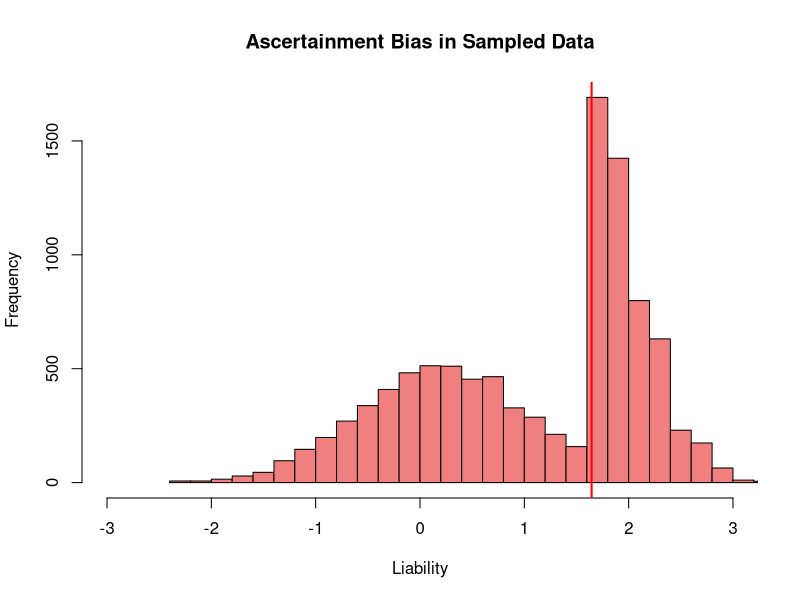
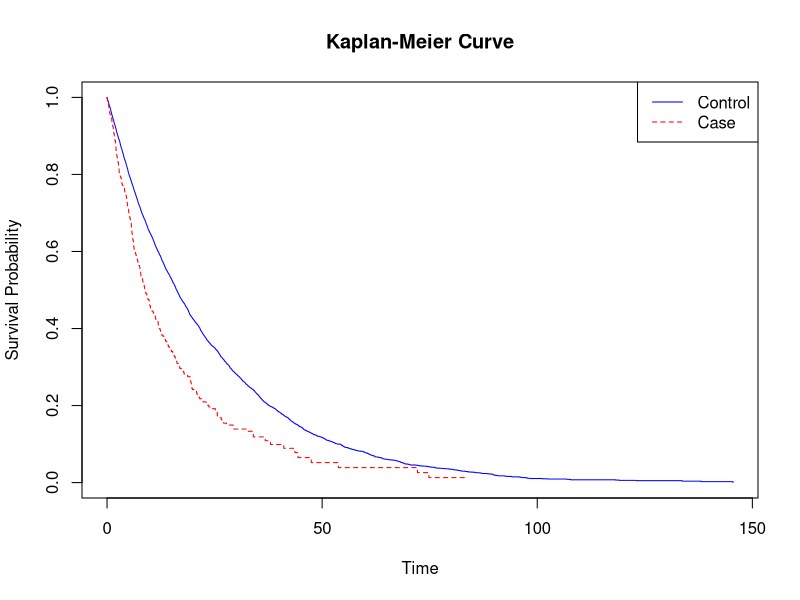

R code for these plots, in order:
## ---- chunk 1
knitr::opts_chunk$set(echo = TRUE, warning = FALSE, message = FALSE)
setwd("../liability_threshold_models/")
## ---- chunk 2
library(survival)
## ---- chunk 3

# Parameters
n_individuals <- 10000    # Number of individuals
n_snps <- 1000            # Number of SNPs that contribute to an individuals liability
maf <- 0.3                # Minor allele frequency
heritability <- 0.5       # Heritability of liability
threshold <- qnorm(0.95)  # Threshold 

# Simulate genotypes
set.seed(123)
genotypes <- matrix(rbinom(n_individuals * n_snps, 2, maf), nrow = n_individuals, ncol = n_snps)

# Simulate SNP effects
beta <- rnorm(n_snps, mean = 0, sd = sqrt(heritability / n_snps))

# Calculate liability
genetic_liability <- genotypes %*% beta

# Classify individuals as cases or controls based on threshold
phenotype <- ifelse(genetic_liability > threshold, 1, 0)

## ---- chunk 4
# Add environmental noise to the genetic liability
total_liability <- genetic_liability + rnorm(n_individuals, mean = 0, sd = sqrt(1 - heritability))

# Classify based on threshold
phenotype_env <- ifelse(total_liability > threshold, 1, 0)

## ---- chunk 5

var_genetic <- var(genetic_liability)
var_total <- var(total_liability)

heritability_est <- var_genetic / var_total
heritability_est


## ---- chunk 6
# Sample individuals with bias (e.g., oversample cases)
set.seed(123)
ascertained_cases <- sample(which(phenotype_env == 1), 5000, replace = TRUE)
ascertained_controls <- sample(which(phenotype_env == 0), 5000, replace = TRUE)
ascertained_sample <- c(ascertained_cases, ascertained_controls)

# Visualize the ascertained data
liability_ascertained <- total_liability[ascertained_sample]
phenotype_ascertained <- phenotype_env[ascertained_sample]

hist(liability_ascertained, main = "Ascertainment Bias in Sampled Data", xlab = "Liability", xlim = c(-3, 3), breaks = 30, col = "lightcoral")
abline(v = threshold, col = "red", lwd = 2)


## ---- chunk 7

set.seed(17)

# Identifying indices for cases and controls
case_indices <- which(phenotype_env == 1)
control_indices <- which(phenotype_env == 0)

# Simulate time-to-event using exponential distribution
# Time-to-event for cases
time_to_event_case <- rexp(length(case_indices), rate = 0.02)

# Time-to-event for controls
time_to_event_control <- rexp(length(control_indices), rate = 0.005) # We have modeled the events for cases to occur at a slightly higher rate, but this is arbitrary

# Create a time_to_event vector in the same order as the phenotype vector
time_to_event <- numeric(length(phenotype_env))  # Initialize an empty vector
time_to_event[case_indices] <- time_to_event_case  # Assign event times to cases
time_to_event[control_indices] <- time_to_event_control  # Assign follow-up times to controls

# Create event status: 1 for cases (event happened), 0 for controls (censored)
event_status <- phenotype_env

# Add the first SNP as a covariate for the CoxPH model (for demonstration)
snp1 <- genotypes[, 1]

# Fitting the model
cox_model <- coxph(Surv(time_to_event, event_status) ~ snp1)

# Summarize the CoxPH model
summary(cox_model)

## ---- chunk 8
lambda_death_case <- 0.1  # Slightly increase case event rate
lambda_death_control <- 0.06  # Slightly reduce control event rate

# Simulate time to event for cases and controls
time_to_death_case <- rexp(sum(phenotype_env == 1), rate = lambda_death_case)
time_to_death_control <- rexp(sum(phenotype_env == 0), rate = lambda_death_control)

# Combine time to event into a single vector
time_to_event <- numeric(length(phenotype_env))  # Initialize empty vector
time_to_event[phenotype_env == 1] <- time_to_death_case  # Assign event times to cases
time_to_event[phenotype_env == 0] <- time_to_death_control  # Assign event times to controls

# Simulate censoring: Assume some individuals are censored
event_status <- rbinom(n_individuals, 1, 0.7)  # 70% of individuals experience the event

# Kaplan-Meier curve stratified by phenotype
km_fit <- survfit(Surv(time_to_event, event_status) ~ phenotype_env)

# Plot the KM curve
plot(km_fit, col = c("blue", "red"), lty = 1:2, xlab = "Time", ylab = "Survival Probability",
     main = "Kaplan-Meier Curve")
legend("topright", legend = c("Control", "Case"), col = c("blue", "red"), lty = 1:2)

